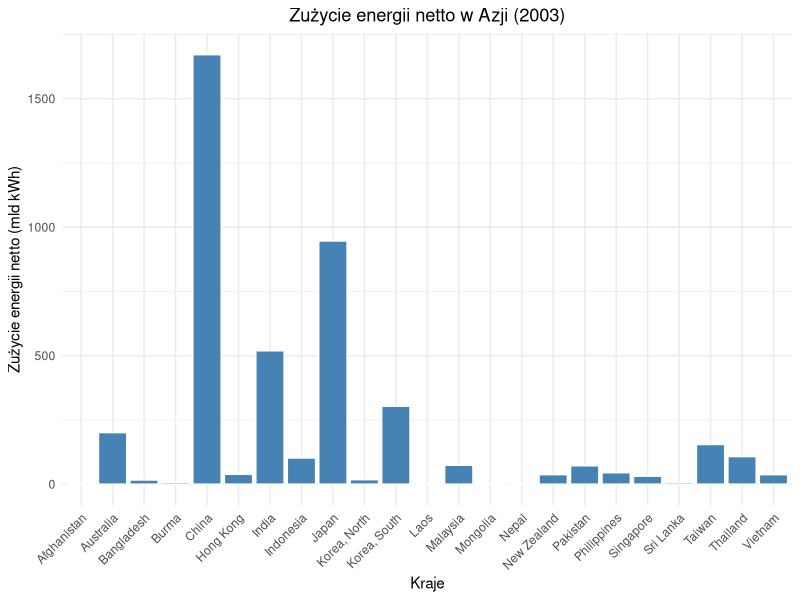
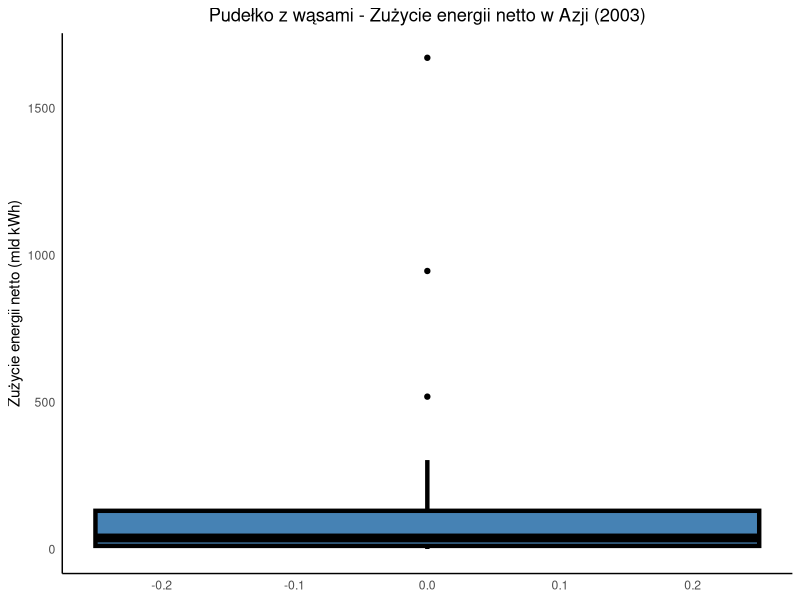
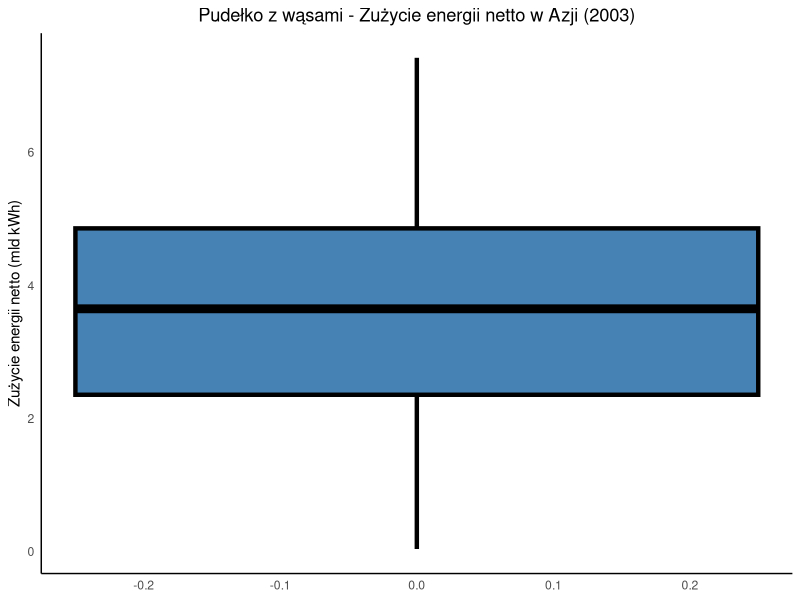
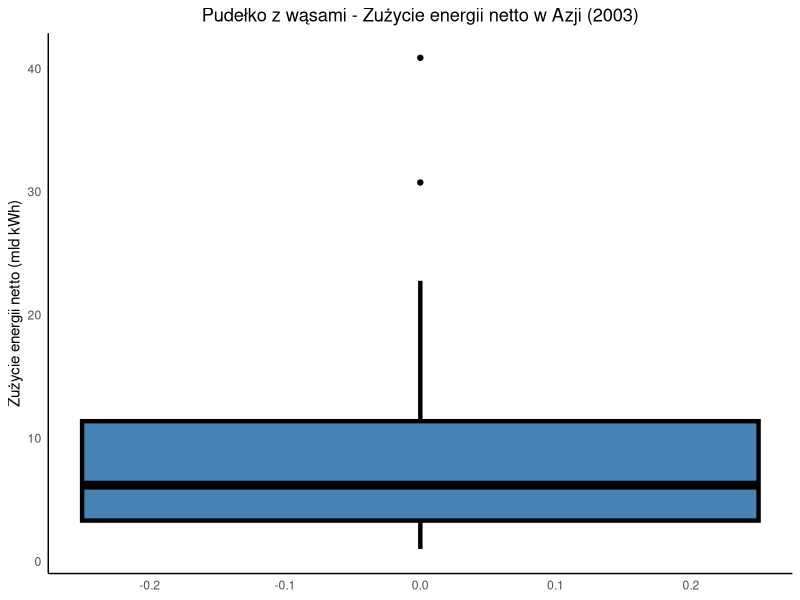
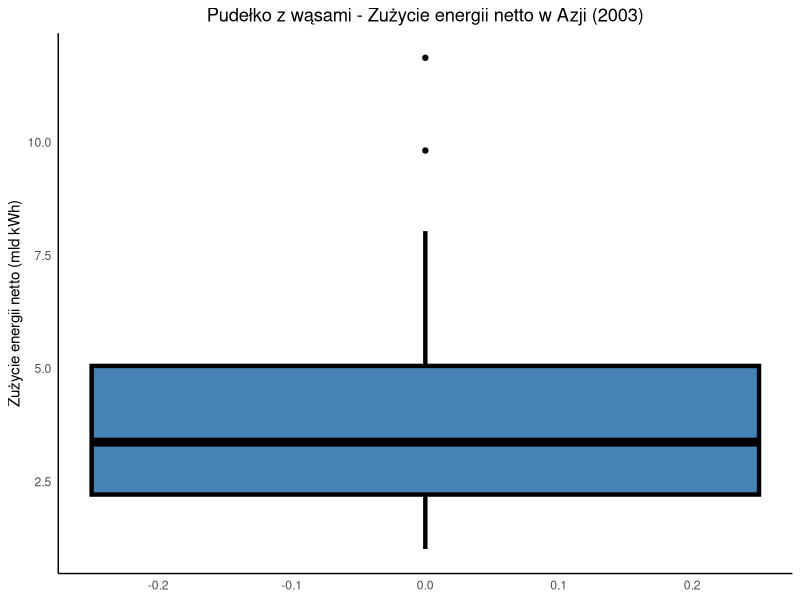
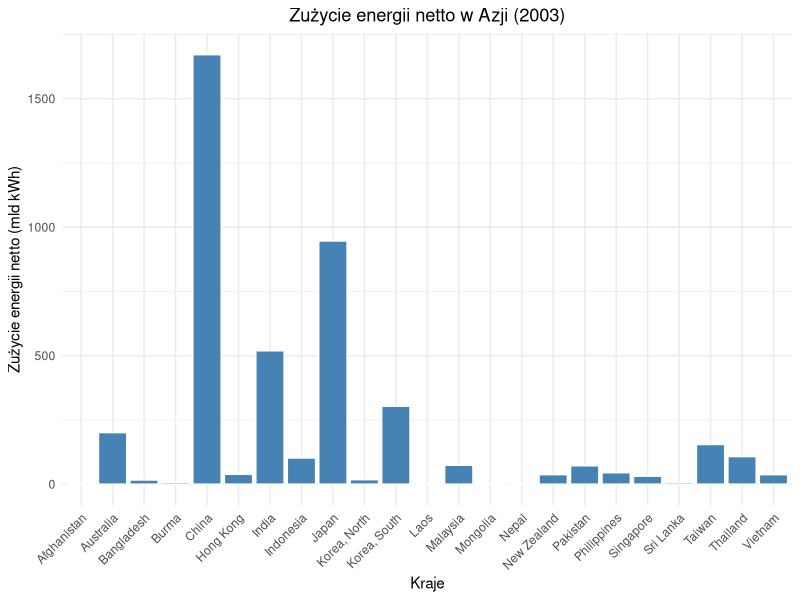
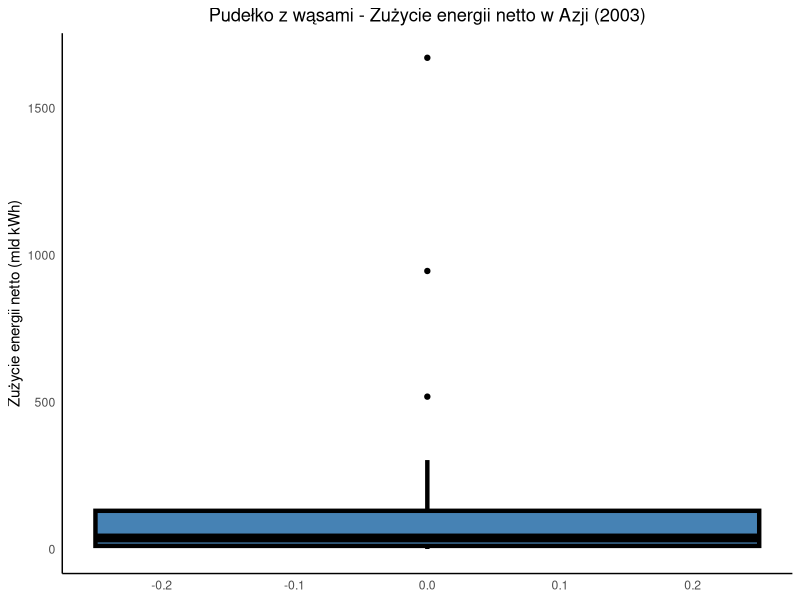
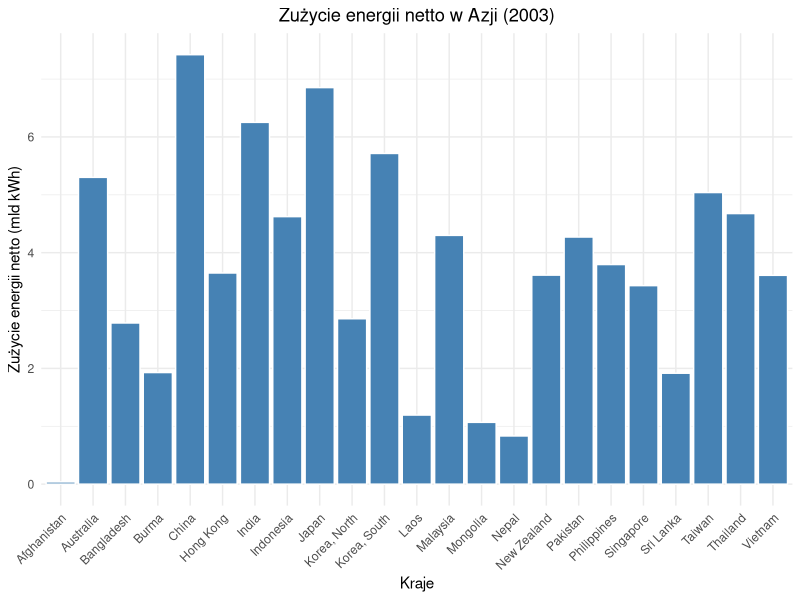

The R source for these figures, in order:
# Wczytanie pakietów
#if(!require(tseries)){install.packages("tseries", "readxl", "ggplot2")} # nolint
library(readxl)
library(ggplot2)
library(tseries)

# Wczytanie danych z pliku
data <- read_excel("Data/energy.xlsx")

print(colnames(data))

# Usunięcie ostatniego wiersza/podsumowującego
data <- data[-nrow(data), ]

energy <- data$"Billions of Kilowatt-Hours"

# Obliczenie statystyk
mean_value <- mean(energy)
variance <- var(energy)
std_dev <- sd(energy)
median_value <- median(energy)
q1 <- quantile(energy, 0.25)
q3 <- quantile(energy, 0.75)
min_value <- min(energy)
max_value <- max(energy)
iqr <- IQR(energy)
skewness <- sum((energy - mean_value)^3) / (length(energy) * std_dev^3)
kurtosis <- sum((energy - mean_value)^4) / (length(energy) * std_dev^4) - 3

# Wyświetlenie wyników
cat("Średnia z próby:", mean_value, "\n")
cat("Wariancja z próby:", variance, "\n")
cat("Odchylenie standardowe z próby:", std_dev, "\n")
cat("Mediana:", median_value, "\n")
cat("Pierwszy kwartyl:", q1, "\n")
cat("Trzeci kwartyl:", q3, "\n")
cat("Minimum:", min_value, "\n")
cat("Maximum:", max_value, "\n")
cat("Rozstęp międzykwartylowy:", iqr, "\n")
cat("Skośność:", skewness, "\n")
cat("Kurtoza:", kurtosis, "\n")


binwidth <- IQR(energy) / 4

# Histogram

histogram <- ggplot(data, aes(x = Country)) +
  geom_bar(aes(y = energy), stat = "identity", fill = "steelblue", color = "white") + # nolint
  labs(x = "Kraje", y = "Zużycie energii netto (mld kWh)") +
  ggtitle("Zużycie energii netto w Azji (2003)") +
  theme_minimal() +
  theme(axis.text.x = element_text(angle = 45, hjust = 1),
        plot.title = element_text(hjust = 0.5))

print(histogram) # nolint
ggsave("histogram_energia.pdf", plot = histogram, device = "pdf") # nolint


#Pudełko z wąsami

boxplot <- ggplot(data, aes(y = energy)) +
  geom_boxplot(fill = "steelblue", color = "black", width = 0.5, lwd = 1.5, lty = 1) + # nolint
  labs(y = "Zużycie energii netto (mld kWh)") +
  ggtitle("Pudełko z wąsami - Zużycie energii netto w Azji (2003)") +
  theme_minimal() +
  theme(panel.grid.major = element_blank(),
        panel.grid.minor = element_blank(), # nolint
        axis.line = element_line(), # nolint
        plot.title = element_text(hjust = 0.5))

print(boxplot) # nolint
ggsave("boxplot_energia.pdf", plot = boxplot, device = "pdf") # nolint


# Testy normalności
shapiro_result <- shapiro.test(energy)
print(shapiro_result)

ks_result <- ks.test(energy, "pnorm")
print(ks_result)

jarque_result <- jarque.bera.test(energy)
print(jarque_result)


# Przekształcenie logarytmiczne
transformed_log <- log(energy)
print(transformed_log)

histogram <- ggplot(data, aes(x = Country)) +
  geom_bar(aes(y = transformed_log), stat = "identity", fill = "steelblue", color = "white") + # nolint
  labs(x = "Kraje", y = "Zużycie energii netto (mld kWh)") +
  ggtitle("Zużycie energii netto w Azji (2003)") +
  theme_minimal() +
  theme(axis.text.x = element_text(angle = 45, hjust = 1),
        plot.title = element_text(hjust = 0.5))

#print(histogram) # nolint
ggsave("histogram_energia_log.pdf", plot = histogram, device = "pdf") # nolint

boxplot <- ggplot(data, aes(y = transformed_log)) +
  geom_boxplot(fill = "steelblue", color = "black", width = 0.5, lwd = 1.5, lty = 1) + # nolint
  labs(y = "Zużycie energii netto (mld kWh)") +
  ggtitle("Pudełko z wąsami - Zużycie energii netto w Azji (2003)") +
  theme_minimal() +
  theme(panel.grid.major = element_blank(),
        panel.grid.minor = element_blank(), # nolint
        axis.line = element_line(), # nolint
        plot.title = element_text(hjust = 0.5))

print(boxplot) # nolint
ggsave("boxplot_energia_log.pdf", plot = boxplot, device = "pdf") # nolint

# Weryfikacja normalności dla przekształcenia logarytmicznego
shapiro_result <- shapiro.test(transformed_log)
jarque_result <- jarque.bera.test(transformed_log)
ks_result <- ks.test(transformed_log, "pnorm")

print("Przekształcenie logarytmiczne:")
print(shapiro_result)
print(jarque_result)
print(ks_result)

# Przekształcenie pierwiastka kwadratowego
transformed_sqrt <- sqrt(energy)

histogram <- ggplot(data, aes(x = Country)) +
  geom_bar(aes(y = transformed_sqrt), stat = "identity", fill = "steelblue", color = "white") + # nolint
  labs(x = "Kraje", y = "Zużycie energii netto (mld kWh)") +
  ggtitle("Zużycie energii netto w Azji (2003)") +
  theme_minimal() +
  theme(axis.text.x = element_text(angle = 45, hjust = 1),
        plot.title = element_text(hjust = 0.5))

#print(histogram) # nolint
ggsave("histogram_energia_sqrt.pdf", plot = histogram, device = "pdf") # nolint

boxplot <- ggplot(data, aes(y = transformed_sqrt)) +
  geom_boxplot(fill = "steelblue", color = "black", width = 0.5, lwd = 1.5, lty = 1) + # nolint
  labs(y = "Zużycie energii netto (mld kWh)") +
  ggtitle("Pudełko z wąsami - Zużycie energii netto w Azji (2003)") +
  theme_minimal() +
  theme(panel.grid.major = element_blank(),
        panel.grid.minor = element_blank(), # nolint
        axis.line = element_line(), # nolint
        plot.title = element_text(hjust = 0.5))

print(boxplot) # nolint
ggsave("boxplot_energia_sqrt.pdf", plot = boxplot, device = "pdf") # nolint

# Weryfikacja normalności dla przekształcenia pierwiastka kwadratowego
shapiro_result <- shapiro.test(transformed_sqrt)
jarque_result <- jarque.bera.test(transformed_sqrt)
ks_result <- ks.test(transformed_sqrt, "pnorm")

print("Przekształcenie pierwiastka kwadratowego:")
print(shapiro_result)
print(jarque_result)
print(ks_result)

# Przekształcenie pierwiastka sześciennego
transformed_cbrt <- energy^(1/3)

histogram <- ggplot(data, aes(x = Country)) +
  geom_bar(aes(y = transformed_cbrt), stat = "identity", fill = "steelblue", color = "white") + # nolint
  labs(x = "Kraje", y = "Zużycie energii netto (mld kWh)") +
  ggtitle("Zużycie energii netto w Azji (2003)") +
  theme_minimal() +
  theme(axis.text.x = element_text(angle = 45, hjust = 1),
        plot.title = element_text(hjust = 0.5))

#print(histogram) # nolint
ggsave("histogram_energia_cbrt.pdf", plot = histogram, device = "pdf") # nolint

boxplot <- ggplot(data, aes(y = transformed_cbrt)) +
  geom_boxplot(fill = "steelblue", color = "black", width = 0.5, lwd = 1.5, lty = 1) + # nolint
  labs(y = "Zużycie energii netto (mld kWh)") +
  ggtitle("Pudełko z wąsami - Zużycie energii netto w Azji (2003)") +
  theme_minimal() +
  theme(panel.grid.major = element_blank(),
        panel.grid.minor = element_blank(), # nolint
        axis.line = element_line(), # nolint
        plot.title = element_text(hjust = 0.5))

print(boxplot) # nolint
ggsave("boxplot_energia_cbrt.pdf", plot = boxplot, device = "pdf") # nolint

# Weryfikacja normalności dla przekształcenia pierwiastka sześciennego
shapiro_result <- shapiro.test(transformed_cbrt)
jarque_result <- jarque.bera.test(transformed_cbrt)
ks_result <- ks.test(transformed_cbrt, "pnorm")

print("Przekształcenie pierwiastka sześciennego:")
print(shapiro_result)
print(jarque_result)
print(ks_result)
